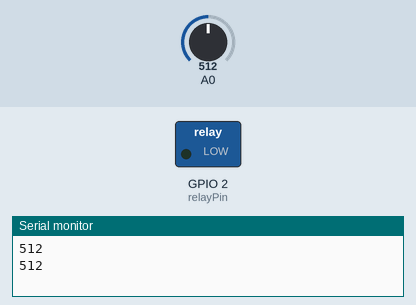
Simulated run of this sketch. Board: ESP8266 (NodeMCU). Parts: switched loads named in the sketch (green lamp = pin HIGH), the last lines printed to the serial monitor. Inputs (shaded band) come from the test bench; at power-on: A0 = 512. WiFi joins after 1.5 s; servers stay silent unless stated.

Above: at 14.5 s.
14.6 s: A0 set to 39
16.1 s: A0 set to 34
At 17.8 s:
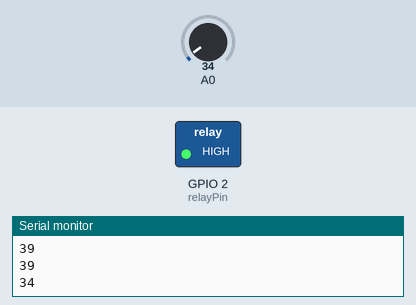
18.3 s: A0 set to 122
At 19.3 s:
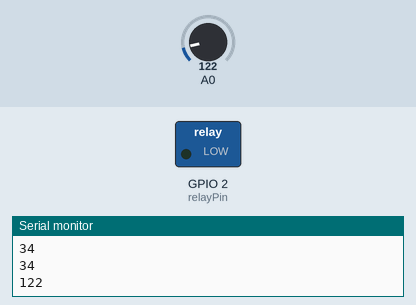
Timing chart, 0 to 21.3 s (numbered marks = the images above; inputs shaded):
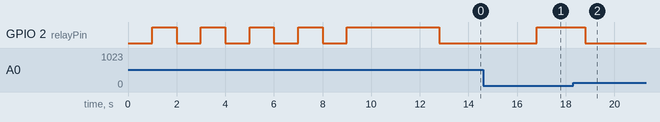

The sketch:

TestGrowbot.ino
```cpp
#define BLYNK_PRINT Serial

#include <ESP8266WiFi.h>
#include <BlynkSimpleEsp8266.h>

char auth[] = "1c2ce43cef5f4c158e1b7244716eac60";
char ssid[] = "Lake";
char pass[] = "2605782121";
BlynkTimer timer;
int setpoint = -1;
unsigned long lastChange = 0;
const int waitFor = 5000; // 5 secs
const int relayPin = 2;

void updateco2()
{
  double co2 = (analogRead(A0) * 1.284) - 45.234;
  Blynk.virtualWrite(V5, co2);
  Serial.println(analogRead(A0));

  digitalWrite(relayPin, setpoint > co2);
}

BLYNK_WRITE(V1)
{
  setpoint = param.asInt();
  Serial.print("setpoint=");
  Serial.println(setpoint);
}


void setup()
{
  Serial.begin(9600);

  pinMode(relayPin, OUTPUT);

  for (int i = 0; i < 5; i++)
  {
    digitalWrite(relayPin, LOW);
    delay(1000);
    digitalWrite(relayPin, HIGH);
    delay(1000);
  }

  Blynk.begin(auth, ssid, pass);
  timer.setInterval(1000L, updateco2);
}

void loop()
{
  Blynk.run();
  timer.run(); // Initiates BlynkTimer
}
```

Measured:
- the behaviour switches between 37 and 36 on A0 (found by bisection; images 0 and 1)
- after the input at 16.1 s, GPIO 2 (relayPin): LOW → HIGH after 0.70 s
- after the input at 18.3 s, GPIO 2 (relayPin): HIGH → LOW after 0.50 s
